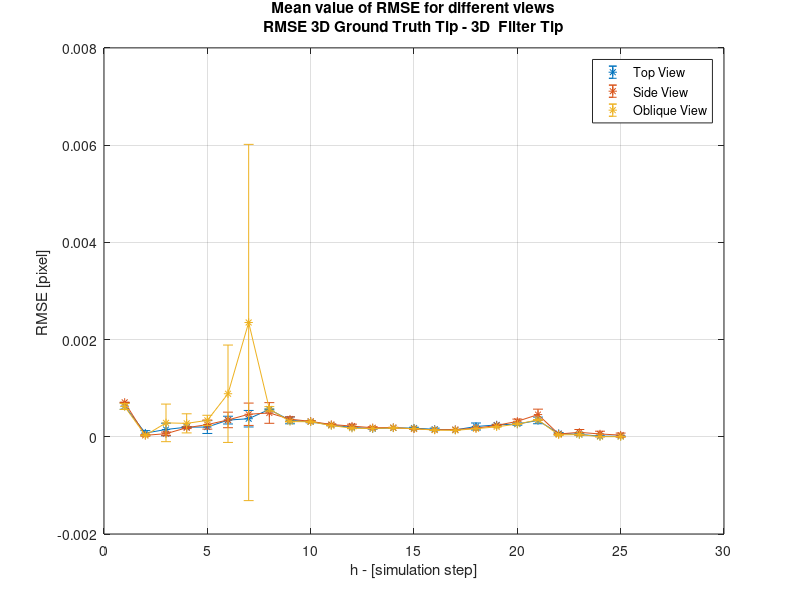

This figure's MATLAB source:
clear 
close all
clc


load TOP_RMSE_0.mat
load TOP_RMSE_1.mat   
load TOP_RMSE_2.mat
load TOP_RMSE_3.mat


load SIDE_RMSE_0.mat
load SIDE_RMSE_1.mat   
load SIDE_RMSE_2.mat
load SIDE_RMSE_3.mat

load OB_RMSE_0.mat
load OB_RMSE_1.mat   
load OB_RMSE_2.mat
load OB_RMSE_3.mat


TOP_A=cat(2,TOP_RMSE_0,TOP_RMSE_1,TOP_RMSE_2,TOP_RMSE_3);
TOP_M=mean(TOP_A,2);
TOP_Mst=ones(size(TOP_A,1),1);

for i=1:size(TOP_A,1);
    TOP_Mst(i)=std(TOP_A(i,:));
end


SIDE_A=cat(2,SIDE_RMSE_0,SIDE_RMSE_1,SIDE_RMSE_2,SIDE_RMSE_3);
SIDE_M=mean(SIDE_A,2);
SIDE_Mst=ones(size(SIDE_A,1),1);

for i=1:size(SIDE_A,1);
    SIDE_Mst(i)=std(SIDE_A(i,:));
end


OB_A=cat(2,OB_RMSE_0,OB_RMSE_1,OB_RMSE_2,OB_RMSE_3);
OB_M=mean(OB_A,2);
OB_Mst=ones(size(OB_A,1),1);

for i=1:size(OB_A,1);
    OB_Mst(i)=std(OB_A(i,:));
end

figure
errorbar(TOP_M(1:50:end),TOP_Mst(1:50:end),'*-')
grid on
hold on
errorbar(SIDE_M(1:50:end),SIDE_Mst(1:50:end),'*-')
hold on
errorbar(OB_M(1:50:end),OB_Mst(1:50:end),'*-')
legend('Top View ','Side View','Oblique View','Location','northeast')
xlabel('h - [simulation step]') % x-axis label
ylabel('RMSE [pixel] ') % y-axis label
title( {'Mean value of RMSE for different views'; 'RMSE 3D Ground Truth Tip - 3D  Filter Tip' }) ;

